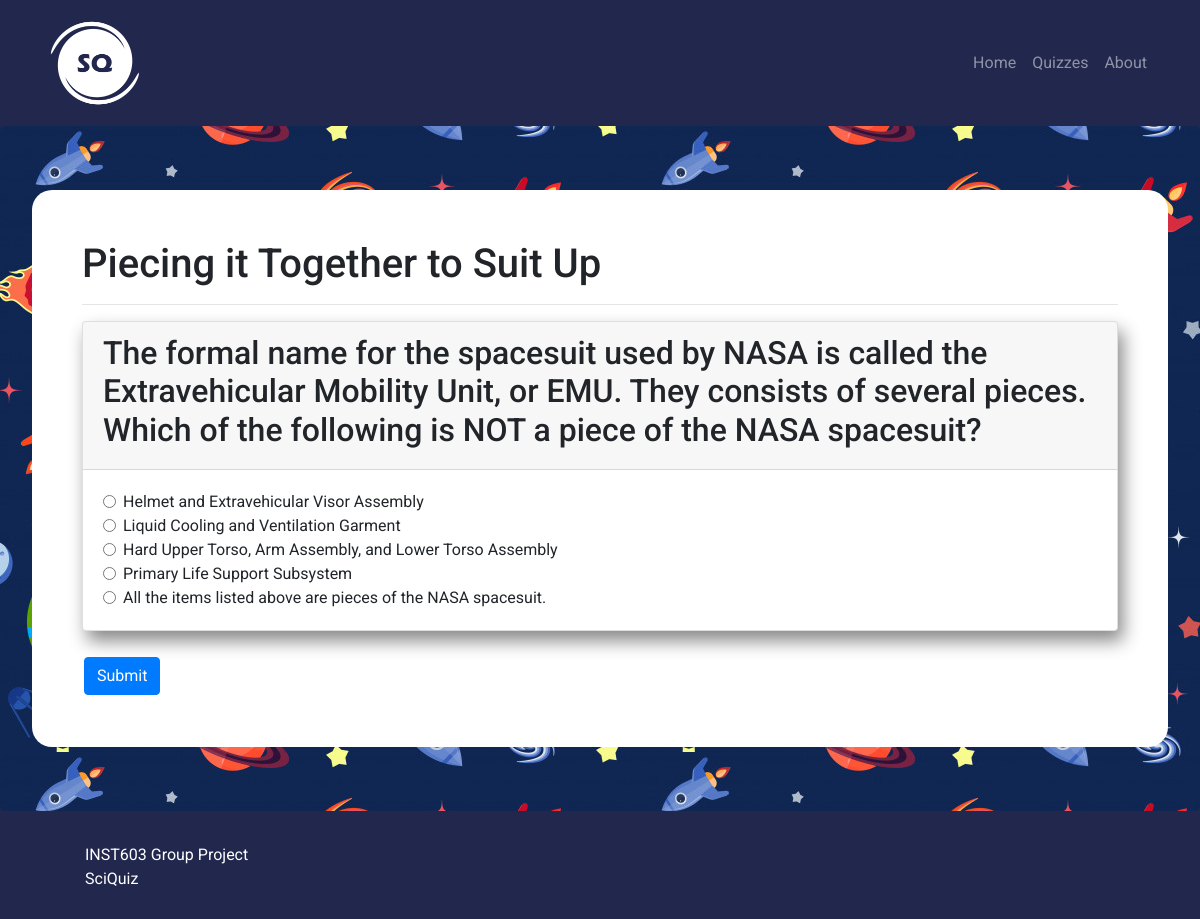
The app's page /quiz/12/ with its own data.
### quiz/models.py (models this page shows)
class Quiz(models.Model):
    def __str__(self):
        return self.title
    title = models.CharField(default='',max_length=1000)
    topic = models.CharField(default='Other',max_length=100,choices=TOPICS)
    difficulty = models.CharField(default='Easy',max_length=100,choices=DIFFICULTIES)
    description = models.TextField(default='')

class Question(models.Model):
    def __str__(self):
        return self.title
    title = models.CharField(default='',max_length=1000)
    description = models.TextField(default="")
    quiz = models.ForeignKey(Quiz, on_delete=models.CASCADE,default=None)

class Choice(models.Model):
    def __str__(self):
        return self.choice_text
    question = models.ForeignKey(Question, on_delete=models.CASCADE)
    choice_text = models.CharField(max_length=1000)
    is_correct = models.BooleanField(default=False)

### quiz/views.py (the view)
# urls.py: path('<int:quiz_id>/', views.quiz_questions, name='questions'),
def quiz_questions(request,quiz_id):
    context = {}
    res = request.POST
    context['message'] = False
    def checkAnswers(res):
        print(res)
        score = 0
        total_questions = 0
        incorrect = []
        for i in res:
            if i == "csrfmiddlewaretoken":
                continue
            elif res[i] == "True":
                score += 1
                total_questions += 1
            else:
                incorrect.append(Question.objects.get(title=i))
                total_questions += 1
        context['incorrect'] = incorrect
        if total_questions == 0:
            return 0
        else:
            return int((score/total_questions)*100)
    if res:
        context['message'] = True
        context['score'] = checkAnswers(res)
    try:
        quiz = Quiz.objects.filter(pk=quiz_id)
        quiz = quiz[0]
        questions = Question.objects.filter(quiz=quiz)
    except:
        print('404')
    context['quiz'] = quiz
    context['questions'] = questions
    print(context)
    return render(request,'quiz_questions.html',context)

### quiz/templates/quiz_questions.html (shortened to what this page needs)
{% extends "base.html" %} {% block content %} {% load static %}
<div class="jumbotron">
  <div class="container main-content">
    <h1>{{quiz}}</h1>
    <hr />
    <form action="" method="POST">
      {% csrf_token %} {% for question in questions %}
      <div class="card">
        <div class="card-header">
          <h2 class="">{{question}}</h2>
        </div>
        <div class="card-body">
          {% for choice in question.choice_set.all %}
          <div class="form-check">
            <input
              required
              id="{{choice}}-{{question}}"
              class="form-check-input"
              type="radio"
              value="{{choice.is_correct}}"
              name="{{question}}"
            />
            <label for="{{choice}}" class="form-check-label">{{choice}}</label>
          </div>
          {% endfor %}
        </div>
      </div>
      <br />
      {% endfor %}
      <button type="submit" class="btn btn-primary">Submit</button>
    </form>
  </div>
</div>
{%endblock%}

### nasaswyk/static/css/main.css (style rules this page uses)
.main-content { background-color: white; padding: 10px; border-radius: 20px; padding: 50px; }
body { font-family: "Roboto", sans-serif; background-color: #21274d; }
.card { box-shadow: 5px 10px 18px #888888; }
button.btn.btn-primary { margin: 2px; }

### records on screen
Quiz: title "Piecing it Together to Suit Up"
Question: title "The formal name for the spacesuit used by NASA is called the Extravehicular Mobility Unit, or EMU. They consists of several pieces. Which of the following is NOT a piece of the NASA spacesuit?"
Choice: choice_text "Helmet and Extravehicular Visor Assembly"
Choice: choice_text "Liquid Cooling and Ventilation Garment"
Choice: choice_text "Hard Upper Torso, Arm Assembly, and Lower Torso Assembly"
Choice: choice_text "Primary Life Support Subsystem"
Choice: choice_text "All the items listed above are pieces of the NASA spacesuit."
